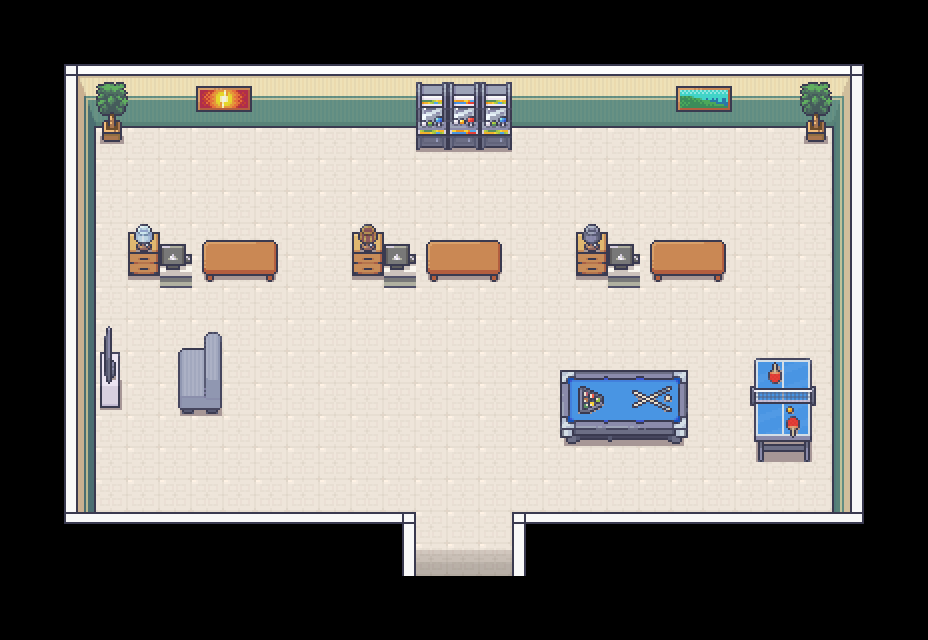

A level layout from a 2D game, rendered from its tile map. Below: a short description, then the map file with tile-grid data replaced by summaries:
An orthogonal 29x20 tile map with 32x32 px tiles, 6 tile layers (Piso, Parede, Móveis, AcimaMóveis, ...), 5 tilesets and 21 objects (2x vaso_planta, player_spawn, npc_a, npc_b, npc_c, ...).

<map version="1.10" tiledversion="1.10.2" orientation="orthogonal" renderorder="right-down" width="29" height="20" tilewidth="32" tileheight="32" infinite="0" nextlayerid="9" nextobjectid="43">
 <tileset firstgid="1" name="tileset_paredes" tilewidth="32" tileheight="32" tilecount="8284" columns="76">
  <image source="Room_Builder_32x32.png" width="2432" height="3488" />
 </tileset>
 <tileset firstgid="8285" source="tileset_generic.tsx" />
 <tileset firstgid="9533" source="tileset_biblioteca.tsx" />
 <tileset firstgid="10077" source="tileset_estoque.tsx" />
 <tileset firstgid="10877" source="tileset_paredes.tsx" />
 <layer id="1" name="Piso" width="29" height="20">
  <data>[580 cells, 360 non-empty, 3 distinct tile ids]</data>
 </layer>
 <objectgroup id="8" name="Personagens">
  <object id="39" name="player_spawn" x="462.5" y="493.5">
   <point />
  </object>
  <object id="40" name="npc_a" x="687" y="221">
   <point />
  </object>
  <object id="41" name="npc_b" x="463" y="220.5">
   <point />
  </object>
  <object id="42" name="npc_c" x="239.333" y="220.667">
   <point />
  </object>
 </objectgroup>
 <layer id="2" name="Parede" width="29" height="20">
  <data>[580 cells, 102 non-empty, 20 distinct tile ids]</data>
 </layer>
 <layer id="3" name="Móveis" width="29" height="20">
  <data>[580 cells, 88 non-empty, 59 distinct tile ids]</data>
 </layer>
 <layer id="4" name="AcimaMóveis" width="29" height="20">
  <data>[580 cells, 11 non-empty, 11 distinct tile ids]</data>
 </layer>
 <layer id="5" name="Detalhes" width="29" height="20">
  <data>[580 cells, 0 non-empty, 0 distinct tile ids]</data>
 </layer>
 <objectgroup id="7" name="ObjetosColisores">
  <object id="16" name="mesa_tabletenis" x="750.33" y="363.67" width="65.33" height="97.67" />
  <object id="17" name="mesa_stand_b" x="425.652" y="245.068" width="76.6667" height="34.9091" />
  <object id="18" name="mesa_pc_a" x="608" y="256.333" width="32.1212" height="32.1061" />
  <object id="19" name="criado_mudo_a" x="576.333" y="238" width="32" height="37.6667" />
  <object id="21" name="mesa_bilhar" x="560" y="374.667" width="128.333" height="68.6667" />
  <object id="22" name="mesa_stand_a" x="649.667" y="244.5" width="76.6667" height="34.5909" />
  <object id="24" name="mesa_stand_c" x="201.576" y="244.591" width="76.6667" height="35.1818" />
  <object id="25" name="mesa_pc_b" x="383.954" y="256.789" width="32.0445" height="31.2953" />
  <object id="26" name="criado_mudo_b" x="352.458" y="238.417" width="32" height="37.6667" />
  <object id="27" name="mesa_pc_c" x="160.091" y="256.182" width="31.8485" height="31.8338" />
  <object id="28" name="criado_mudo_c" x="128.151" y="238.121" width="32" height="37.6667" />
  <object id="29" name="fliperamas" x="415.818" y="81.8182" width="96.1818" height="68" />
  <object id="30" name="vaso_planta" x="101.818" y="121.636" width="20" height="20.1818" />
  <object id="31" name="vaso_planta" x="805.875" y="122.125" width="20.125" height="19.625" />
  <object id="32" name="sofa" x="177.818" y="352" width="43.8182" height="62" />
  <object id="33" name="hack_tv" x="100" y="351.818" width="19.55" height="56.5455" />
  <object id="36" name="entrada" x="416" y="550.667" width="96" height="24.6667" />
 </objectgroup>
 <layer id="6" name="BlocosColisores" width="29" height="20" opacity="0" offsetx="138" offsety="100">
  <properties>
   <property name="solid" type="bool" value="true" />
  </properties>
  <data>[580 cells, 72 non-empty, 3 distinct tile ids]</data>
 </layer>
</map>
